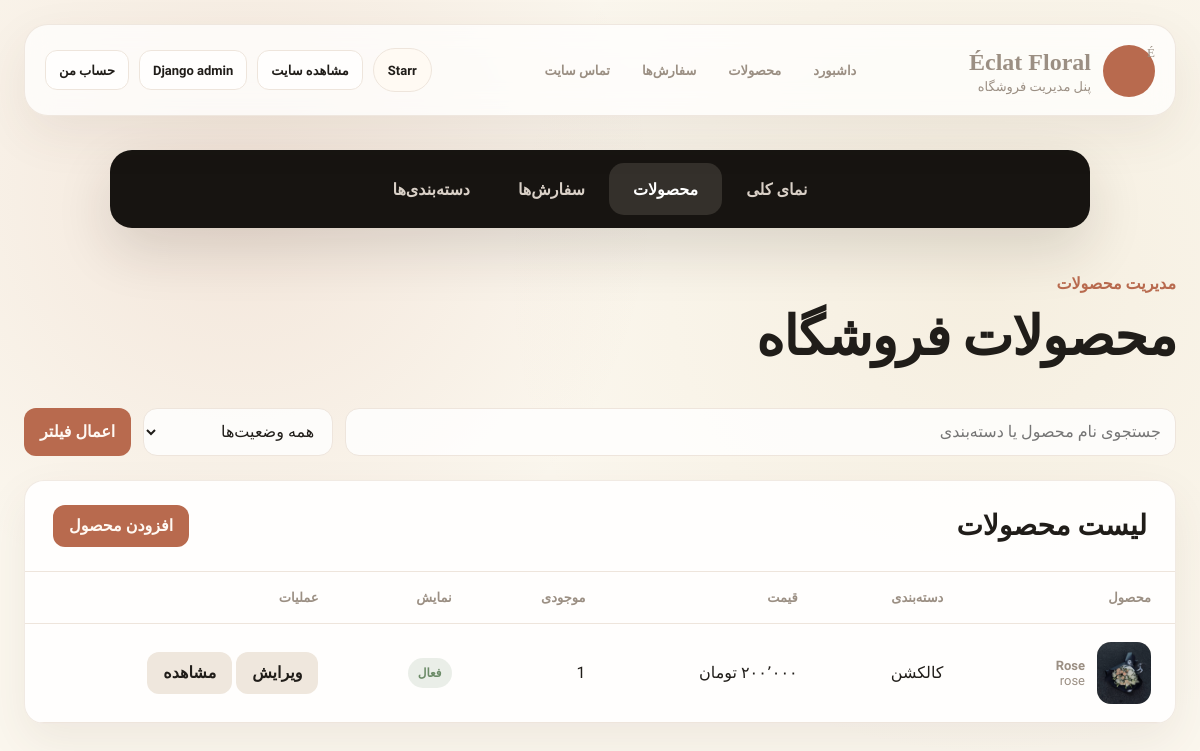
/dashboard/products/ (signed in), run on an earlier commit of the app's database.
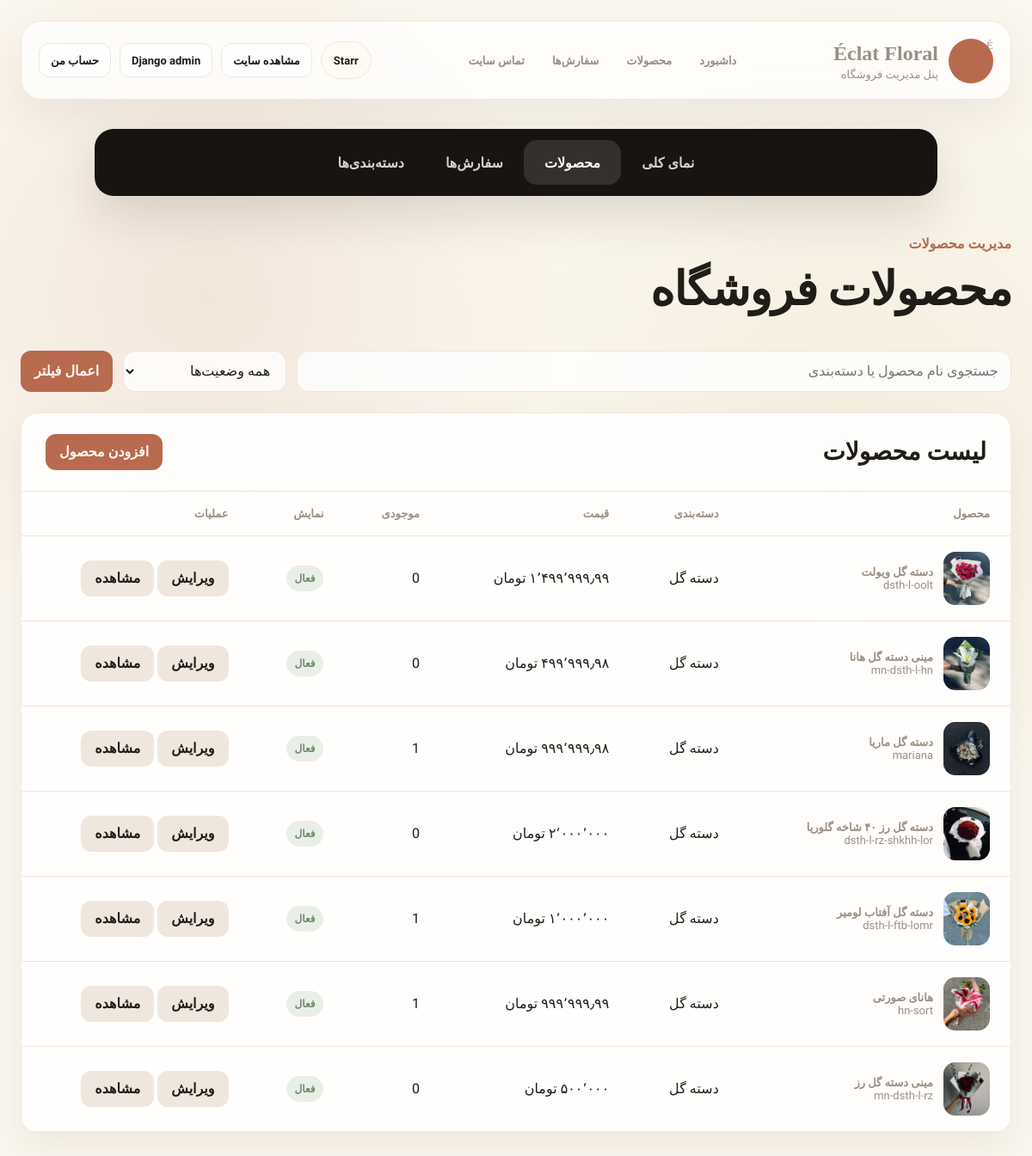
And on a later commit of the database.
### shop/models.py (models this page shows, shortened)
class Product(models.Model):
    category = models.ForeignKey(Category, related_name='products', on_delete=models.CASCADE, verbose_name="دسته‌بندی")
    name = models.CharField(max_length=200, verbose_name="نام محصول")
    slug = models.SlugField(max_length=200, unique=True, verbose_name="آدرس کوتاه")
    description = models.TextField(blank=True, verbose_name="توضیحات")
    price = models.DecimalField(max_digits=10, decimal_places=2, verbose_name="قیمت")
    image = models.ImageField(upload_to='products/%Y/%m/%d', blank=True, verbose_name="عکس محصول")
    stock = models.PositiveIntegerField(verbose_name="موجودی انبار")
    available = models.BooleanField(default=True, verbose_name="قابل نمایش در سایت")
    created = models.DateTimeField(auto_now_add=True, verbose_name="تاریخ ایجاد")
    updated = models.DateTimeField(auto_now=True, verbose_name="آخرین ویرایش")
    class Meta:
        ordering = ('-created',)
        verbose_name = "محصول"
        verbose_name_plural = "محصولات"

class Category(models.Model):
    name = models.CharField(max_length=200, verbose_name="نام دسته‌بندی")
    slug = models.SlugField(max_length=200, unique=True, verbose_name="آدرس کوتاه")
    parent = models.ForeignKey(
        'self',
        on_delete=models.CASCADE,
        null=True,
        blank=True,
        related_name='children',
        verbose_name="دسته‌بندی مادر",
    )
    class Meta:
        ordering = ['name']
        verbose_name = "دسته‌بندی"
        verbose_name_plural = "دسته‌بندی‌ها"

### shop/views.py (the view)
# urls.py: path('dashboard/products/', views.dashboard_products, name='dashboard_products'),
@staff_member_required
def dashboard_products(request):
    query = request.GET.get('q', '').strip()
    status = request.GET.get('status', '').strip()
    products = Product.objects.select_related('category').order_by('-updated')
    if query:
        products = products.filter(
            Q(name__icontains=query) |
            Q(category__name__icontains=query) |
            Q(description__icontains=query)
        )
    if status == 'available':
        products = products.filter(available=True)
    elif status == 'hidden':
        products = products.filter(available=False)
    elif status == 'low':
        products = products.filter(stock__gt=0, stock__lt=5)
    elif status == 'out':
        products = products.filter(stock=0)
    return render(request, 'dashboard/products.html', {
        'products': products,
        'query': query,
        'status': status,
        'active_panel': 'products',
    })

### basket/context_processors.py (called while the page is built)
def basket(request):
    return {'basket': Basket(request)}

### cart/context_processors.py (called while the page is built)
def cart(request):
    return {'cart': Cart(request)}

### shop/context_processors.py (called while the page is built)
def category_list(request):
    category_order = Case(
        When(name='دسته گل', then=Value(0)),
        When(name='کالکشن', then=Value(1)),
        When(name='جانبی', then=Value(2)),
        default=Value(3),
        output_field=IntegerField(),
    )
    categories = Category.objects.filter(parent__isnull=True).order_by(category_order, 'name')
    return {'categories': categories}

### shop/price_utils.py (called while the page is built)
def normalize_price(value):
    if value in (None, ''):
        return None
    try:
        decimal_value = Decimal(str(value).replace(',', '').replace('٬', '').strip())
    except (InvalidOperation, AttributeError, ValueError):
        return None
    return decimal_value

### shop/templatetags/price_filters.py (called while the page is built)
@register.filter
def format_price(value):
    return format_price_value(value)

### shop/Templates/dashboard/products.html (shortened to what this page needs)
{% extends "dashboard/base.html" %}
{% load price_filters %}
{% block content %}
<p class="page-kicker">مدیریت محصولات</p>
<h1 class="page-title">محصولات فروشگاه</h1>
<form class="filter-bar" method="get">
    <input type="search" name="q" value="{{ query }}" placeholder="جستجوی نام محصول یا دسته‌بندی">
    <select name="status">
        <option value="">همه وضعیت‌ها</option>
    </select>
    <button class="admin-button" type="submit">اعمال فیلتر</button>
</form>
<section class="panel-card">
    <div class="panel-head">
        <h2>لیست محصولات</h2>
        <a href="{% url 'admin:shop_product_add' %}">افزودن محصول</a>
    </div>
    <div class="table-wrap">
        <table class="admin-table">
            <thead>
                <tr>
                    <th>محصول</th>
                    <th>دسته‌بندی</th>
                    <th>قیمت</th>
                    <th>موجودی</th>
                    <th>نمایش</th>
                    <th>عملیات</th>
                </tr>
            </thead>
            <tbody>
                {% for product in products %}
                    <tr>
                        <td>
                            <div class="product-cell">
                                {% if product.image %}
                                    <img src="{{ product.image.url }}" alt="{{ product.name }}">
                                {% else %}
                                    <span class="product-placeholder"></span>
                                {% endif %}
                                <span>
                                    <strong>{{ product.name }}</strong>
                                    <span>{{ product.slug }}</span>
                                </span>
                            </div>
                        </td>
                        <td>{{ product.category.name }}</td>
                        <td>{{ product.price|format_price }} تومان</td>
                        <td>{{ product.stock }}</td>
                        <td>
                            {% if product.available %}
                                <span class="status-badge status-success">فعال</span>
                            {% else %}
                                <span class="status-badge status-warning">غیرفعال</span>
                            {% endif %}
                        </td>
                        <td>
                            <a class="admin-button secondary" href="{% url 'admin:shop_product_change' product.id %}">ویرایش</a>
                            <a class="admin-button secondary" href="{% url 'shop:product_detail' product.slug %}">مشاهده</a>
                        </td>
                    </tr>
                {% empty %}
                    <tr>
                        <td colspan="6" class="empty-panel">محصولی با این فیلتر پیدا نشد.</td>
                    </tr>
                {% endfor %}
            </tbody>
        </table>
    </div>
</section>
{% endblock %}

What changed in the data, as far as the page shows it:
added Product: image (picture), name "دسته گل ویولت", slug "dsth-l-oolt", category.name "دسته گل", price "۱٬۴۹۹٬۹۹۹٫۹۹", stock "0", available "فعال"
added Product: image (picture), name "مینی دسته گل هانا", slug "mn-dsth-l-hn", category.name "دسته گل", stock "0", available "فعال"
changed Product: name "Rose" → "دسته گل ماریا"; slug "rose" → "mariana"; category.name "کالکشن" → "دسته گل"; price "۲۰۰٬۰۰۰" → (not shown)
added Product: image (picture), name "دسته گل رز ۴۰ شاخه گلوریا", slug "dsth-l-rz-shkhh-lor", category.name "دسته گل", price "۲٬۰۰۰٬۰۰۰", stock "0", available "فعال"
added Product: image (picture), name "دسته گل آفتاب لومیر", slug "dsth-l-ftb-lomr", category.name "دسته گل", price "۱٬۰۰۰٬۰۰۰", stock "1", available "فعال"
added Product: image (picture), name "هانای صورتی", slug "hn-sort", category.name "دسته گل", stock "1", available "فعال"
added Product: image (picture), name "مینی دسته گل رز", slug "mn-dsth-l-rz", category.name "دسته گل", price "۵۰۰٬۰۰۰", stock "0", available "فعال"
